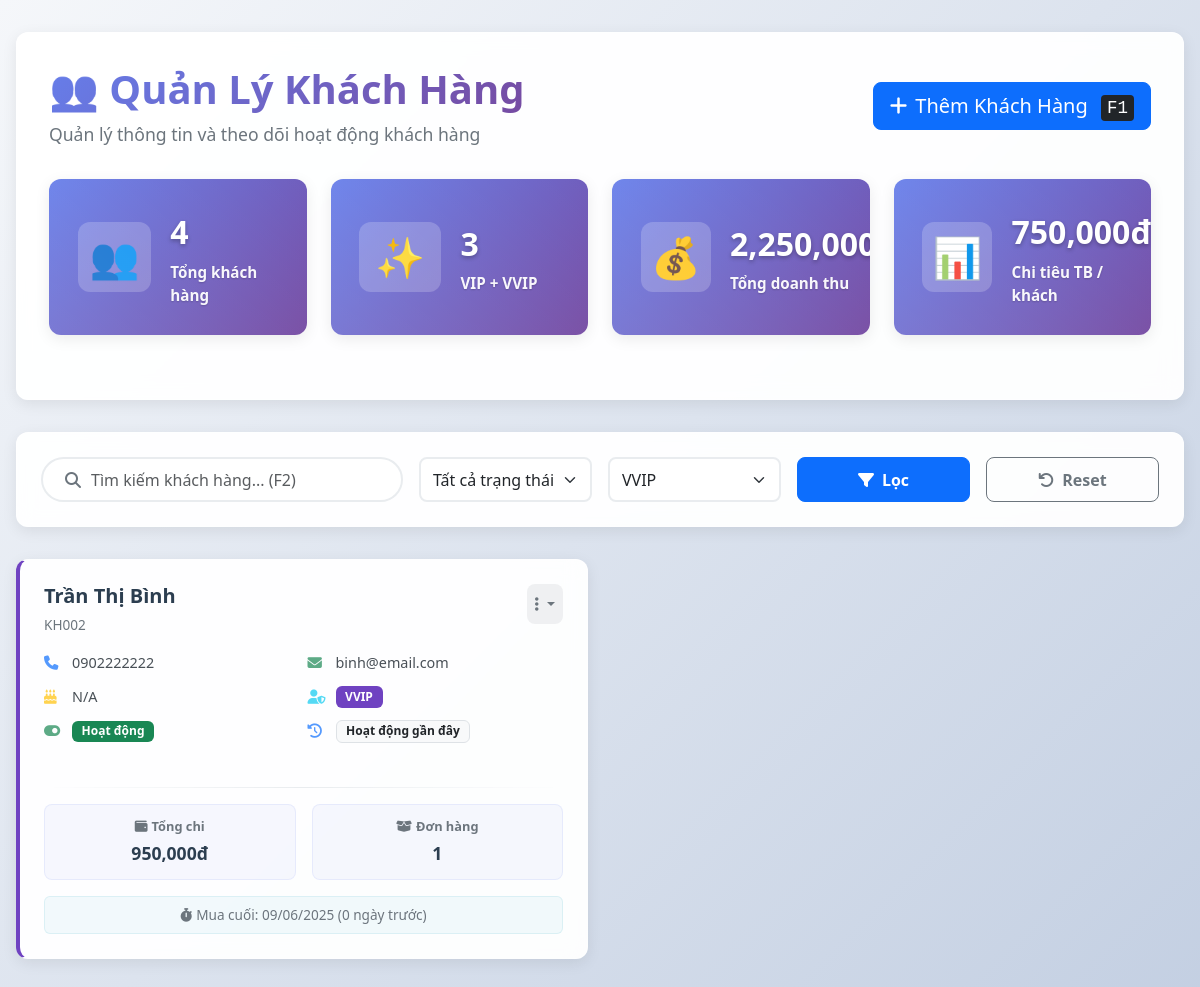
Screenshot of /pages/customers.php?membership=VVIP with the database file from the repository.
### tables this page shows
CREATE TABLE customers (
    id INT AUTO_INCREMENT PRIMARY KEY,
    customer_code VARCHAR(20) UNIQUE NOT NULL,
    name VARCHAR(100) NOT NULL,
    phone VARCHAR(20) UNIQUE,
    email VARCHAR(100),
    address TEXT,
    birth_date DATE,
    gender ENUM('Nam', 'Nữ', 'Khác'),
    membership_level ENUM('Thông thường', 'VIP', 'VVIP') DEFAULT 'Thông thường',
    total_spent DECIMAL(15,2) DEFAULT 0,
    total_orders INT DEFAULT 0,
    loyalty_points INT DEFAULT 0,
    notes TEXT,
    is_active BOOLEAN DEFAULT TRUE,
    created_at TIMESTAMP DEFAULT CURRENT_TIMESTAMP,
    updated_at TIMESTAMP DEFAULT CURRENT_TIMESTAMP ON UPDATE CURRENT_TIMESTAMP,
    last_membership_update TIMESTAMP NULL DEFAULT NULL,  
    
    INDEX idx_phone (phone),
    INDEX idx_membership (membership_level),
    INDEX idx_active (is_active)
);

### pages/customers.php (the view, shortened to what this page needs)
<?php
require_once __DIR__ . '/../config/database.php';
$search = $_GET['search'] ?? '';
$status_filter = $_GET['status'] ?? 'all';
$membership_filter = $_GET['membership'] ?? 'all';
$page_num = max(1, intval($_GET['page'] ?? 1));
$per_page = 9;
$sql_select_fields = "SELECT c.*,
                        COALESCE(s.total_spent_val, c.total_spent, 0) as total_spent,
                        COALESCE(s.total_orders_val, c.total_orders, 0) as total_orders,
                        s.latest_sale_date as last_order_date,
                        CASE
                            WHEN s.latest_sale_date >= DATE_SUB(NOW(), INTERVAL 30 DAY) THEN 'Hoạt động gần đây'
                            WHEN s.latest_sale_date >= DATE_SUB(NOW(), INTERVAL 90 DAY) THEN 'Ít hoạt động'
                            WHEN s.latest_sale_date IS NULL AND c.created_at < DATE_SUB(NOW(), INTERVAL 30 DAY) THEN 'Chưa mua hàng'
                            WHEN s.latest_sale_date IS NULL AND c.created_at >= DATE_SUB(NOW(), INTERVAL 30 DAY) THEN 'Khách hàng mới'
                            ELSE 'Lâu không mua'
                        END as activity_status,
                        DATEDIFF(NOW(), s.latest_sale_date) as days_since_last_order,
                        (YEAR(CURDATE()) - YEAR(c.birth_date)) - (RIGHT(CURDATE(), 5) < RIGHT(c.birth_date, 5)) as age";
$sql_from_join = "FROM customers c
                  LEFT JOIN (
                      SELECT customer_id,
                             MAX(sale_date) as latest_sale_date,
                             COUNT(id) as total_orders_val,
                             SUM(total_amount) as total_spent_val
                      FROM sales
                      GROUP BY customer_id
                  ) s ON c.id = s.customer_id";
$where_clauses = [];
$params = [];
if ($membership_filter !== 'all') {
    $where_clauses[] = "c.membership_level = ?";
    $params[] = $membership_filter;
}
$where_sql = count($where_clauses) > 0 ? ' WHERE ' . implode(' AND ', $where_clauses) : '';
$offset = ($page_num - 1) * $per_page;
$customers_sql = "$sql_select_fields $sql_from_join $where_sql ORDER BY c.created_at DESC LIMIT $per_page OFFSET $offset";
$customers_stmt = $pdo->prepare($customers_sql);
$customers_stmt->execute($params);
$customers_on_page = $customers_stmt->fetchAll(PDO::FETCH_ASSOC);
$stats = [];
$stats_queries = [
    'total_customers_stat' => "SELECT COUNT(*) FROM customers",
    'vip_vvip_customers_stat' => "SELECT COUNT(*) FROM customers WHERE membership_level = 'VIP' OR membership_level = 'VVIP'",
    'total_revenue_stat' => "SELECT SUM(total_amount) FROM sales",
    'avg_spent_stat' => "SELECT AVG(total_spent) FROM customers WHERE total_orders > 0"
];
foreach ($stats_queries as $key => $query) {
    $stmt = $pdo->query($query);
    $stats[$key] = $stmt->fetchColumn();
}
if ($stats['total_customers_stat'] > 0 && isset($stats['total_revenue_stat'])) {
     $active_customers_with_spending_query = "SELECT COUNT(DISTINCT id) FROM customers WHERE total_spent > 0";
     $active_customers_count = $pdo->query($active_customers_with_spending_query)->fetchColumn();
     $stats['avg_spent_per_active_customer_stat'] = $active_customers_count > 0 ? ($stats['total_revenue_stat'] / $active_customers_count) : 0;
} else {
    $stats['avg_spent_per_active_customer_stat'] = 0;
}
?>
<!DOCTYPE html>
<html lang="vi">
<head>
    <link href="https://cdnjs.cloudflare.com/ajax/libs/bootstrap/5.3.0/css/bootstrap.min.css" rel="stylesheet">
    <link href="https://cdnjs.cloudflare.com/ajax/libs/font-awesome/6.4.0/css/all.min.css" rel="stylesheet">
</head>
<body>
    <div class="customers-page">
        <div class="page-header">
            <div class="d-flex justify-content-between align-items-center mb-4">
                <div>
                    <h1 class="page-title">👥 Quản Lý Khách Hàng</h1>
                    <p class="page-subtitle">Quản lý thông tin và theo dõi hoạt động khách hàng</p>
                </div>
                <button class="btn btn-primary btn-lg" onclick="openAddCustomerModal()">
                    <i class="fas fa-plus me-2"></i>Thêm Khách Hàng
                    <kbd class="ms-2">F1</kbd>
                </button>
            </div>
            <div class="stats-grid">
                <div class="stat-card">
                    <div class="stat-icon">👥</div>
                    <div class="stat-info">
                        <div class="stat-number"><?php echo number_format($stats['total_customers_stat'] ?? 0); ?></div>
                        <div class="stat-label">Tổng khách hàng</div>
                    </div>
                </div>
                <div class="stat-card">
                    <div class="stat-icon">✨</div>
                    <div class="stat-info">
                        <div class="stat-number"><?php echo number_format($stats['vip_vvip_customers_stat'] ?? 0); ?></div>
                        <div class="stat-label">VIP + VVIP</div>
                    </div>
                </div>
                <div class="stat-card">
                    <div class="stat-icon">💰</div>
                    <div class="stat-info">
                        <div class="stat-number"><?php echo number_format($stats['total_revenue_stat'] ?? 0); ?>đ</div>
                        <div class="stat-label">Tổng doanh thu</div>
                    </div>
                </div>
                <div class="stat-card">
                    <div class="stat-icon">📊</div>
                    <div class="stat-info">
                        <div class="stat-number"><?php echo number_format($stats['avg_spent_per_active_customer_stat'] ?? 0); ?>đ</div>
                        <div class="stat-label">Chi tiêu TB / khách</div>
                    </div>
                </div>
            </div>
        </div>
        <div class="filters-section">
            <div class="row g-3 align-items-end" id="filterForm">
                <div class="col-md-4">
                    <div class="search-input-wrapper">
                        <span class="input-group-text"><i class="fas fa-search"></i></span>
                        <input type="text" id="searchInput" name="search" class="form-control"
                               placeholder="Tìm kiếm khách hàng... (F2)" value="<?php echo htmlspecialchars($search); ?>">
                    </div>
                </div>
                <div class="col-md-2">
                    <select id="statusFilter" name="status" class="form-select filter-select">
                        <option value="all" <?php if ($status_filter === 'all') echo 'selected'; ?>>Tất cả trạng thái</option>
                    </select>
                </div>
                <div class="col-md-2">
                    <select id="membershipFilter" name="membership" class="form-select filter-select">
                        <option value="VVIP" <?php if ($membership_filter === 'VVIP') echo 'selected'; ?>>VVIP</option>
                    </select>
                </div>
                <div class="col-md-2">
                    <button type="button" class="btn btn-primary btn-filter w-100" onclick="applyFilters()">
                        <i class="fas fa-filter me-2"></i>Lọc
                    </button>
                </div>
                <div class="col-md-2">
                    <button type="button" class="btn btn-outline-secondary btn-filter w-100" onclick="resetFilters()">
                        <i class="fas fa-undo me-2"></i>Reset
                    </button>
                </div>
            </div>
        </div>
        <div class="customers-grid" id="customersGrid">
            <?php if (empty($customers_on_page)): ?>
                <div class="col-12">
                    <div class="empty-state" style="grid-column: 1 / -1;">
                        <div class="empty-icon">👥</div>
                        <h4 class="empty-title">Không tìm thấy khách hàng</h4>
                        <p class="empty-text">Không có khách hàng nào phù hợp với tiêu chí tìm kiếm của bạn. <br>Hãy thử điều chỉnh bộ lọc hoặc thêm khách hàng mới.</p>
                        <button class="btn btn-primary btn-lg" onclick="openAddCustomerModal()">
                            <i class="fas fa-plus me-2"></i>Thêm Khách Hàng Mới
                        </button>
                    </div>
                </div>
            <?php else: ?>
                <?php foreach ($customers_on_page as $customer): ?>
                <div class="customer-card" data-membership="<?php echo htmlspecialchars(strtolower($customer['membership_level'] ?? 'thông thường')); ?>">
                    <div class="customer-header">
                        <div>
                            <h5 class="customer-name"><?php echo htmlspecialchars($customer['name']); ?></h5>
                            <small class="customer-code"><?php echo htmlspecialchars($customer['customer_code']); ?></small>
                        </div>
                        <div class="customer-actions">
                            <div class="dropdown">
                                <button class="dropdown-toggle" type="button" data-bs-toggle="dropdown" aria-expanded="false">
                                    <i class="fas fa-ellipsis-v"></i>
                                </button>
                            </div>
                        </div>
                    </div>
                    <div class="customer-details">
                        <div class="detail-row">
                            <div class="detail-item">
                                <i class="fas fa-phone text-primary"></i>
                                <span><?php echo htmlspecialchars($customer['phone']); ?></span>
                            </div>
                            <div class="detail-item">
                                <i class="fas fa-envelope <?php echo empty($customer['email']) ? 'text-muted' : 'text-success'; ?>"></i>
                                <span class="text-truncate" title="<?php echo htmlspecialchars($customer['email'] ?? 'N/A'); ?>"><?php echo htmlspecialchars($customer['email'] ?? 'N/A'); ?></span>
                            </div>
                        </div>
                        <div class="detail-row">
                            <div class="detail-item">
                                <i class="fas fa-birthday-cake text-warning"></i>
                                <span><?php echo $customer['age'] !== null ? htmlspecialchars($customer['age']) . ' tuổi' : 'N/A'; ?></span>
                            </div>
                            <div class="detail-item">
                                <i class="fas fa-user-shield text-info"></i>
                                <span class="badge bg-<?php
                                    $level = strtolower($customer['membership_level'] ?? 'thong thuong');
                                    if ($level === 'vvip') echo 'purple';
                                    elseif ($level === 'vip') echo 'warning text-dark';
                                    else echo 'secondary';
                                ?>"><?php echo htmlspecialchars($customer['membership_level'] ?? 'Thông thường'); ?></span>
                            </div>
                        </div>
                        <div class="detail-row">
                            <div class="detail-item">
                                <i class="fas fa-toggle-on <?php echo $customer['is_active'] ? 'text-success' : 'text-danger'; ?>"></i>
                                <span class="badge bg-<?php echo $customer['is_active'] ? 'success' : 'danger'; ?>"><?php echo $customer['is_active'] ? 'Hoạt động' : 'Ngừng HĐ'; ?></span>
                            </div>
                            <div class="detail-item">
                                <i class="fas fa-history text-primary"></i>
                                <span class="badge bg-light text-dark border"><?php echo htmlspecialchars($customer['activity_status'] ?? 'N/A'); ?></span>
                            </div>
                        </div>
                    </div>
                    <div class="customer-divider"></div>
                    <div class="customer-finance">
                        <div class="finance-item">
                            <div class="finance-label"><i class="fas fa-wallet me-1"></i>Tổng chi</div>
                            <div class="finance-value"><?php echo number_format($customer['total_spent'] ?? 0); ?>đ</div>
                        </div>
                        <div class="finance-item">
                            <div class="finance-label"><i class="fas fa-box-open me-1"></i>Đơn hàng</div>
                            <div class="finance-value"><?php echo number_format($customer['total_orders'] ?? 0); ?></div>
                        </div>
                    </div>
                    <?php if ($customer['last_order_date']): ?>
                    <div class="last-order mt-auto">
                        <i class="fas fa-stopwatch me-1"></i>Mua cuối: <?php echo date('d/m/Y', strtotime($customer['last_order_date'])); ?>
                        <?php if ($customer['days_since_last_order'] !== null): ?>
                            (<?php echo htmlspecialchars($customer['days_since_last_order']); ?> ngày trước)
                        <?php endif; ?>
                    </div>
                    <?php else: ?>
                    <div class="last-order mt-auto text-muted">
                        <i class="fas fa-hourglass-start me-1"></i>Chưa có giao dịch
                    </div>
                    <?php endif; ?>
                </div>
                <?php endforeach; ?>
            <?php endif; ?>
        </div>
    </div>
    <div class="toast-container position-fixed bottom-0 end-0 p-3">
    </div>
</body>
</html>

### rows the page displays
customers: name "Trần Thị Bình", customer_code "KH002", phone "0902222222", email "binh@email.com", membership_level "VVIP", is_active 1 (drawn), activity_status "Hoạt động gần đây", total_spent "950,000", total_orders "1", last_order_date "09/06/2025", days_since_last_order "0"

### other values shown
$stats['total_customers_stat'] "4"
$stats['vip_vvip_customers_stat'] "3"
$stats['avg_spent_per_active_customer_stat'] "750,000"
